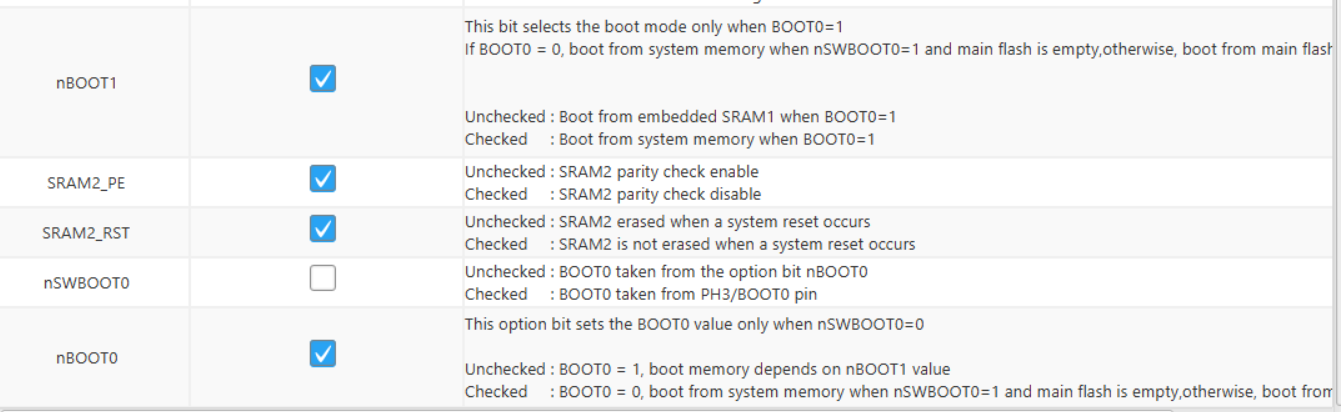
#> input picture firmware/setting-option-bytes.png, 1341 x 412 px
$ python convert.py ../firmware
#> lines starting #> are read from the running program, lines starting #| are printed output that depends on the picture
import os
import subprocess
import argparse
import random

from PIL import Image, ImageEnhance, ImageOps

from pillow_heif import register_heif_opener  # Support for HEIC images
register_heif_opener()
#> (this line was passed over: pillow_heif is not available in this run)

def scale(image: Image, target_width=800, target_height=480) -> Image:
    """
    Scale an image by resizing and centrally cropping it to target dimensions.
    """
    print(f"Original (h, w): ({image.height}, {image.width}) -> Scaled (h, w): ({target_height}, {target_width})")
    return ImageOps.fit(image, (target_width, target_height), Image.Resampling.LANCZOS)


def ensure_directory(path: str) -> None:
    """
    Ensure that the directory at 'path' exists.

    If it does not exist, create the directory.
    """
    if not os.path.exists(path):
        os.makedirs(path)


def create_custom_palette() -> Image:
    """
    Create a custom palette for the 6-color e-ink display.

    Steps:
    1. Start with a new palette image.
    2. Define the primary 6 colors.
    3. Fill the rest of the 256-color palette with a dummy color (black).
    """
    pal_image = Image.new("P", (1, 1))
    pal_image.putpalette(
        (
            0, 0, 0,        # 0x0: black
            255, 255, 255,  # 0x1: white
            255, 255, 0,    # 0x2: yellow
            255, 0, 0,      # 0x3: red
            0, 0, 0,        # 0x4: unused
            0, 0, 255,      # 0x5: blue
            0, 255, 0,      # 0x6: green
        ) + (0, 0, 0) * 249)
    return pal_image


def process_image(input_path: str, output_path: str, palette: Image) -> None:
    """
    Process a single image:

    1. Open the image from the input path.
    2. Apply EXIF orientation corrections.
    3. Adjust image size by scaling to target dimensions.
    4. Enhance colors to improve dithering.
    5. Convert the image using the custom palette.
    6. Save the processed (dithered) image to the output path.
    """
#> called with input_path = '../firmware/setting-option-bytes.png'
    original_image = Image.open(input_path)
#> original_image is the input picture: PIL image 1341x412 RGBA; mean R, G, B, A 241.9, 242.3, 242.6, 255

    # Correct orientation based on EXIF data
    transposed_image = ImageOps.exif_transpose(original_image)

    # Scale image to target dimensions
    scaled_image = scale(transposed_image)
#| Original (h, w): (412, 1341) -> Scaled (h, w): (480, 800)
#> in scale, `return ImageOps.fit(image, (target_width, target_height), Image.Resamp..`:
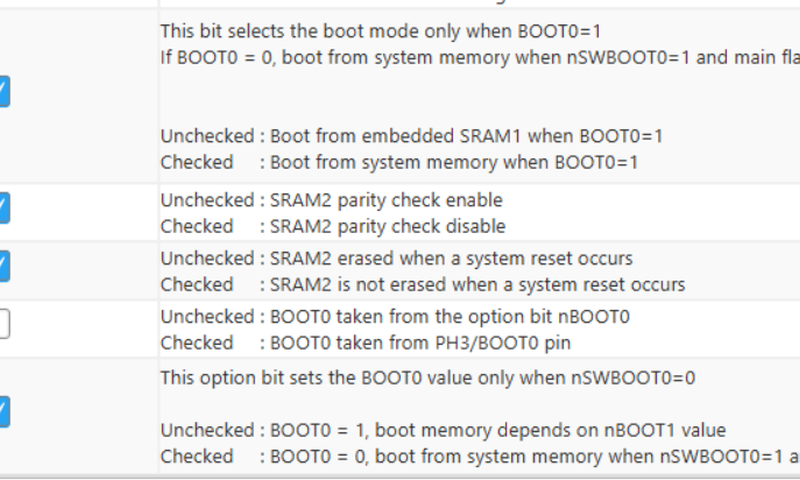
#> returned value: PIL image 800x480 RGBA; mean R, G, B, A 237.9, 238.1, 238.3, 255

    # Enhance image color for a better dithering result
    enhanced_image = ImageEnhance.Color(scaled_image).enhance(1.5)

    # Enhance contrast and brightness
    enhanced_image = ImageEnhance.Contrast(enhanced_image).enhance(1.15)
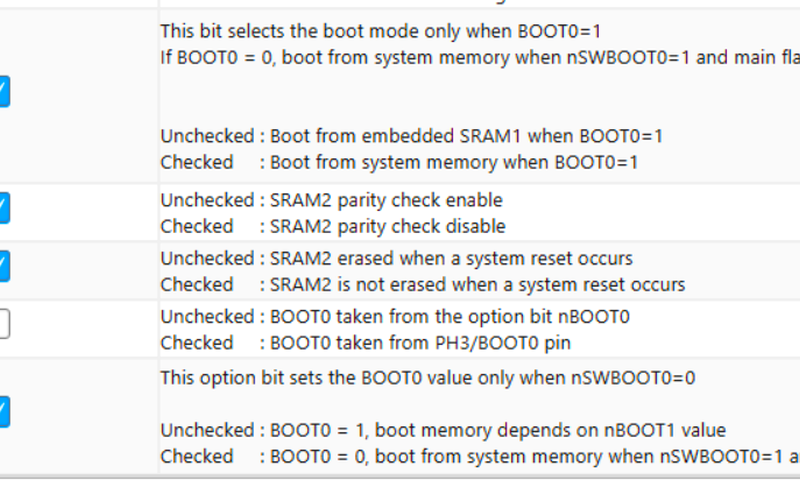
#> enhanced_image: PIL image 800x480 RGBA; mean R, G, B, A 236.7, 237.1, 237.2, 255
    # enhanced_image = ImageEnhance.Brightness(enhanced_image).enhance(1.1)

    # Convert image to use the custom 7-color palette with dithering
    dithered_image = enhanced_image.convert("RGB").quantize(palette=palette)
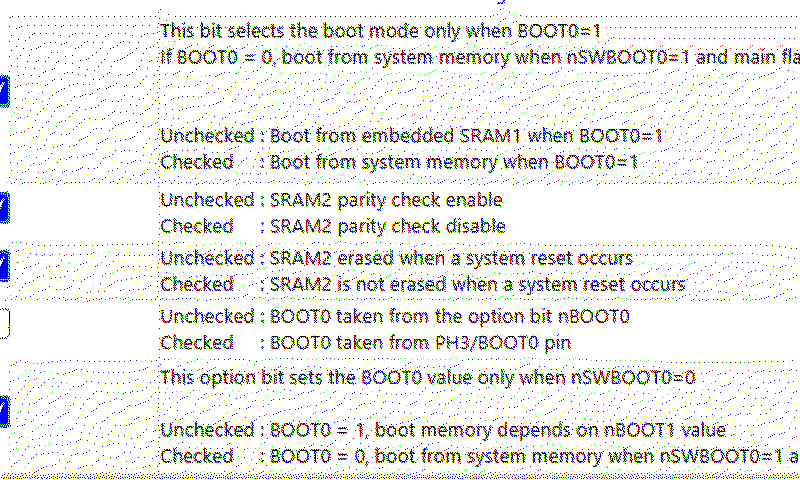
#> dithered_image: PIL image 800x480 P; mean R, G, B 237.2, 236.8, 237.2
    dithered_image.save(output_path)
    print(f"Saved dithered image to {output_path}")

def pack_image(input_path: str, output_path: str) -> None:
    """
    Pack the image by combining two 4-bit pixels into one byte.

    Steps:
    1. Open the dithered image.
    2. Create a new image for the packed data.
    3. Iterate through the pixels, combining two 4-bit pixel values into one byte.
    4. Save the packed image to the output path.
    """
    img = Image.open(input_path)
    width, height = img.size
#> width = 800; height = 480
    packed_img = Image.new("P", (width // 2, height))
#> packed_img: PIL image 400x480 P; every value is 0
    packed_pixels = packed_img.load()
    original_pixels = img.load()

    for y in range(height):
        for x in range(0, width, 2):
            pixel1 = original_pixels[x, y] & 0x0F  # Get lower 4 bits
            pixel2 = original_pixels[x + 1, y] & 0x0F  # Get lower 4 bits
            packed_pixel = (pixel1 << 4) | pixel2  # Combine into one byte
            packed_pixels[x // 2, y] = packed_pixel

    packed_img.putpalette(img.getpalette())
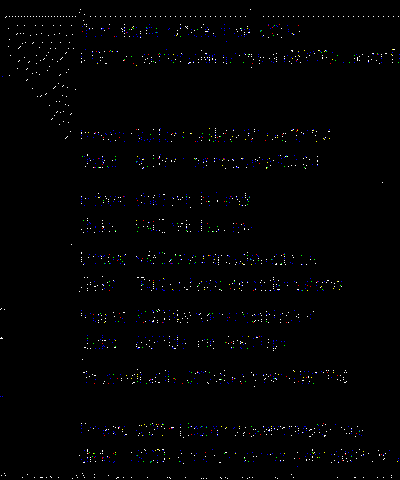
#> packed_img: PIL image 400x480 P; mean R, G, B 2, 2, 2.7
    packed_img.save(output_path)
    print(f"Saved packed image to {output_path}")


def process_images(input_dir: str, intermediary_dir: str, packed_dir: str, randomise: bool = False) -> None:
    """
    Process all supported images found in the input directory:

    1. Ensure the intermediary directory exists.
    2. Create the custom palette to be reused for all images.
    3. Iterate through each image file in the input directory.
    4. For each supported image format (.jpg, .jpeg, .png, .heic),
       a. process the image and save a dithered version in the intermediary directory.
       b. save final packed (two 4-bit pixels into one byte) image in packed directory
    """
    ensure_directory(intermediary_dir)
    ensure_directory(packed_dir)

    palette = create_custom_palette()

    files = os.listdir(input_dir)
    files = [f for f in files if f.lower().endswith(('.jpg', '.jpeg', '.png', '.heic'))]

    if randomise:
        random.shuffle(files)

    for index, filename in enumerate(files):
        print(f'Processing {filename}...')
        input_path = os.path.join(input_dir, filename)

        basename = os.path.splitext(filename)[0]
        output_filename = f"{index}_dithered_{basename}_.bmp"
        output_path = os.path.join(intermediary_dir, output_filename)

        process_image(input_path, output_path, palette)

        packed_output_path = os.path.join(packed_dir, f"{index}_packed_{basename}_.bmp")
        pack_image(output_path, packed_output_path)


def run_slic_conv(input_dir: str, output_dir: str) -> None:
    """
    Convert intermediary images to slic format:

    1. Ensure the output directory exists.
    2. For each image file in the input directory, call the external command 'slic_conv'
       to perform the conversion.
    3. Name the output files with sequential numbering.
    """
#> called with input_dir = './img_packed', output_dir = './img_out'
    ensure_directory(output_dir)

    files = os.listdir(input_dir)

    # sort files by name
    files.sort()

    for file in files:
        infile = os.path.join(input_dir, file)
        basename = os.path.splitext(file)[0].split('_')[0]
        outfile = os.path.join(output_dir, f"{basename}.slc")

        print(f"Running slic_conv: {infile} -> {outfile}")
        subprocess.run(['slic_conv', infile, outfile], check=True)


def main():
    """
    Convert images to the SLIC format for the e-ink display.
    """
    parser = argparse.ArgumentParser(description="Convert images for the e-ink display")
    parser.add_argument("input_dir", help="Input images directory")
    parser.add_argument("--random", action="store_true", help="Randomise order of images when converting")
    args = parser.parse_args()

    input_img_dir = args.input_dir
    intermediary_dir = './img_intermediary'
    packed_dir = './img_packed'
    output_dir = './img_out'

    # clear intermediary and output directories
    if os.path.exists(intermediary_dir):
        os.system(f'rm -r {intermediary_dir}')
    if os.path.exists(packed_dir):
        os.system(f'rm -r {packed_dir}')

    if os.path.exists(output_dir):
        os.system(f'rm -r {output_dir}')

    process_images(input_img_dir, intermediary_dir, packed_dir, args.random)
    run_slic_conv(packed_dir, output_dir)


if __name__ == "__main__":
    main()
